Frame 1 (no input): blank canvas, image omitted
Frame 60 (no input): blank canvas, image omitted
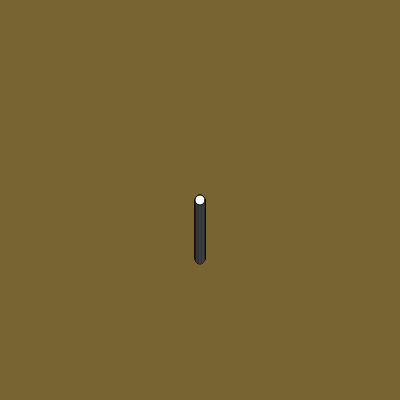
Frame 120 (the mouse pressed at the canvas centre since frame 60)

The p5.js sketch whose frames 1 and 60 were blank and that drew this single picture after the mouse press (run headless with seeded random() and noise() and a simulated clock; from frame 60 on, the mouse is pressed at the canvas centre):

// p5.js sketch
// ── sketch.js
let r = 0;
let g = 100;
let b = 50;

let history = [];

function setup() {
  createCanvas(400, 400);
}

function draw() {
  background(r,g,b);
  r++;
  if (r > 200){ r = 0; }
  let mpos = {x: mouseX,
                 y: mouseY};
  
  if (mouseIsPressed === true) {
      history.push(mpos);
  if (history.length > 500) {
    history.shift();
  }
  for (let i = 0; i < history.length; i++) {
    ellipse(history[i].x,history[i].y,10,10);
    history[i].y++
  }
  ellipse(mouseX,mouseY,10,10);
  }
    
  
  // history.push(mpos);
  // if (history.length > 500) {
  //   history.shift();
  // }
  // for (let i = 0; i < history.length; i++) {
  //   ellipse(history[i].x,history[i].y,10,10);
  //   history[i].y++
  // }
  // ellipse(mouseX,mouseY,10,10);
}
